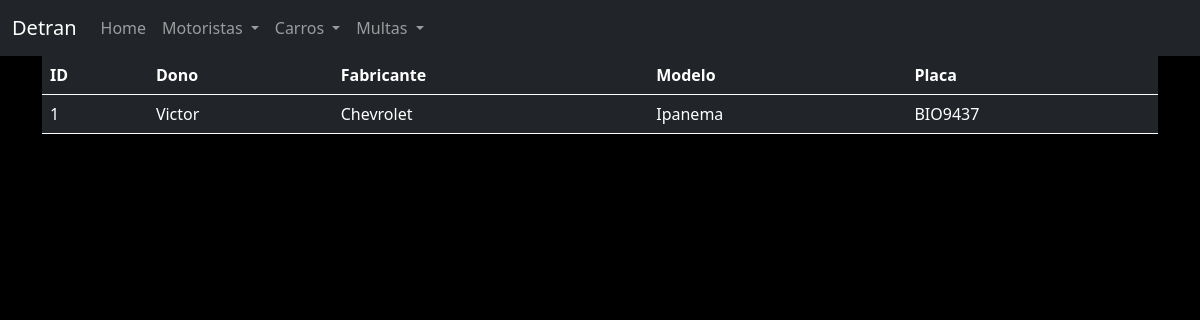
/carro/todos, run on an earlier commit of the app's database.
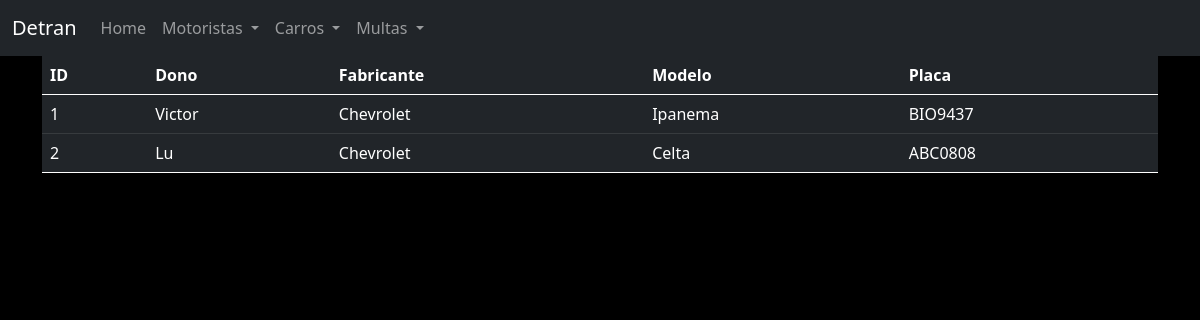
And on a later commit of the database.
### models.py (models this page shows, shortened)
class Carro(db.Model):
    id = db.Column(db.Integer, primary_key=True)
    fabricante = db.Column(db.String(32), nullable=False)
    modelo = db.Column(db.String(16), nullable=False)
    placa = db.Column(db.String(8), nullable=False, unique=True)
    dono_id = db.Column(db.Integer, db.ForeignKey("motorista.id"))
    multas = db.relationship('Multa', backref="carro")

class Motorista(db.Model):
    id = db.Column(db.Integer, primary_key=True)
    nome = db.Column(db.String(32), nullable=False)
    cpf = db.Column(db.String(11), nullable=False, unique=True)
    carros = db.relationship('Carro', backref="dono")
    multas = db.relationship('Multa', backref="motorista")

### app.py (the view)
@app.route("/carro/todos")
def carro_todos():
    dados = Carro.query.all()
    return render_template("carro_todos.html", dados=dados)

### templates/carro_todos.html
{% extends 'base.html' %}
{% block content %}
<table class="table table-dark table-hover">
    <thead>
        <tr>
            <th>ID</th>
            <th>Dono</th>
            <th>Fabricante</th>
            <th>Modelo</th>
            <th>Placa</th>
        </tr>
    </thead>
    <tbody>
        {% for dado in dados %}
        <tr>
            <td>{{ dado.id }}</td>
            <td>{{ dado.dono.nome }}</td>
            <td>{{ dado.fabricante }}</td>
            <td>{{ dado.modelo }}</td>
            <td>{{ dado.placa }}</td>
        </tr>
        {% endfor %}
    </tbody>
{% endblock %}

What changed in the data, as far as the page shows it:
added Carro: id "2", dono.nome "Lu", fabricante "Chevrolet", modelo "Celta", placa "ABC0808"
